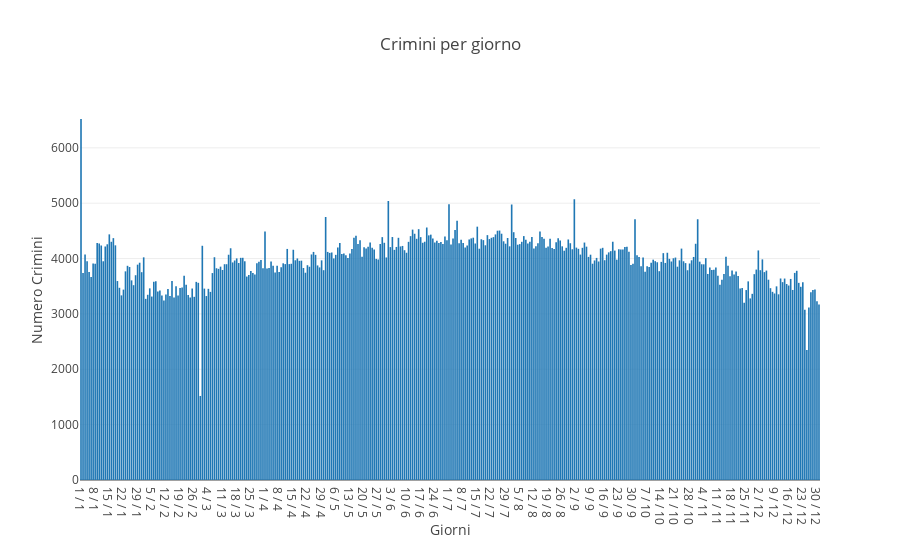

The notebook cell this image was saved under:
### Code cell
contatore_giorni_ordinato = list()
giorni_ordinati = list()

for m in range(1,13):
    for g in range(1,32):
        if((str(g)+' / '+str(m)) in days_with_counter):
            contatore_giorni_ordinato.append(days_with_counter[str(g)+' / '+str(m)])
            giorni_ordinati.append(str(g)+' / '+str(m))
            
            
data = [go.Bar(
            x=giorni_ordinati,
            y=contatore_giorni_ordinato
)]

layout = go.Layout(
        title="Crimini per giorno",
        yaxis=dict(title="Numero Crimini"),
        xaxis=dict(title="Giorni")
)

fig = go.Figure(data, layout)


py.iplot(fig)

### Figure 1 — Plotly figure (JSON) as saved in the notebook; plotly's stock layout.template omitted (floating-point values rounded to 4 significant figures; data arrays with more than 128 entries replaced by an {"elided": "..."} marker saying what was removed)
{"data": [{"type": "bar", "uid": "0012e9e6-fedb-11e8-b02a-74dfbf94ab14", "x": {"elided": "366 str values"}, "y": {"elided": "366 int values"}}], "layout": {"title": "Crimini per giorno", "xaxis": {"title": "Giorni"}, "yaxis": {"title": "Numero Crimini"}}}
